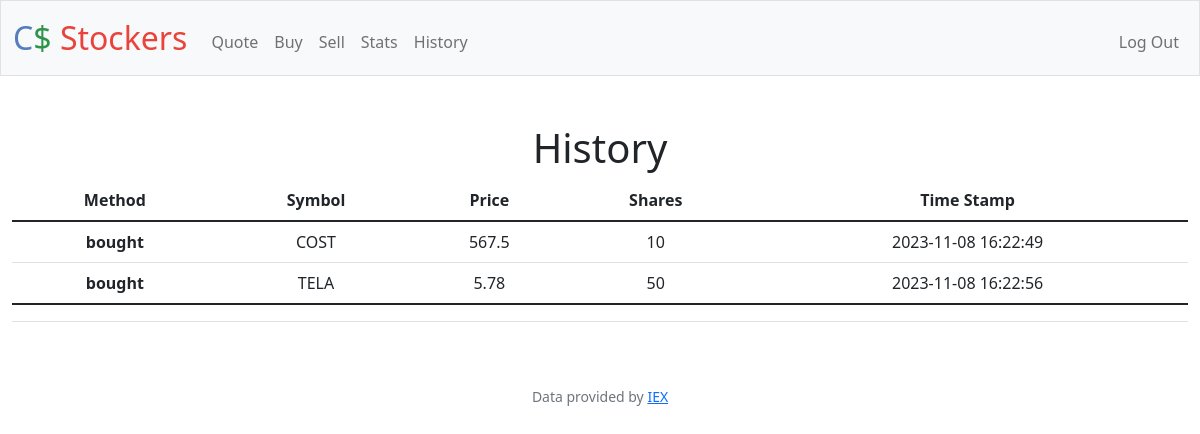
Page /history (signed in) on the earlier database version.
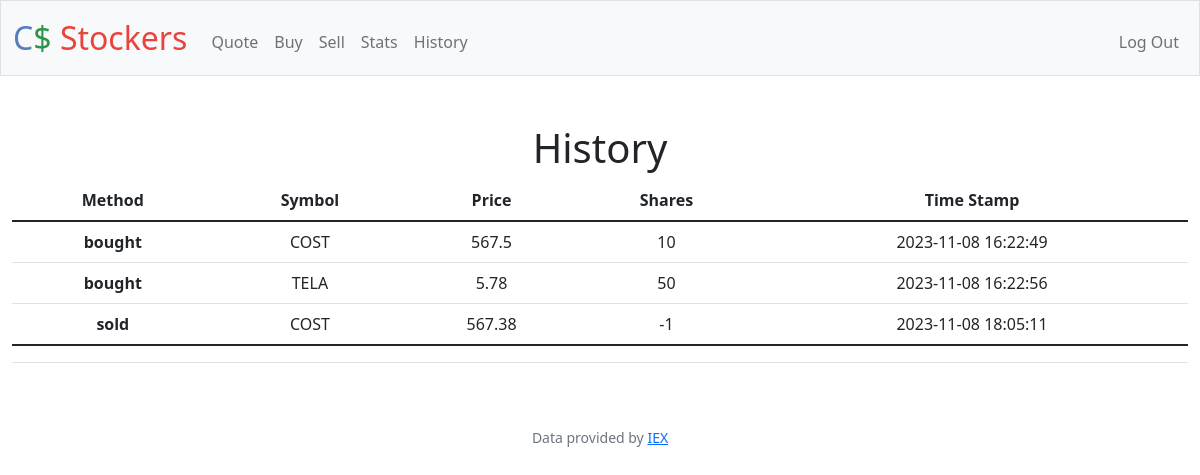
Same page on the later database version.
### tables this page shows
CREATE TABLE "transactions" (
	"id"	INTEGER NOT NULL,
	"user_id"	NUMERIC,
	"symbol"	TEXT,
	"shares"	INTEGER,
	"price"	REAL,
	"date"	DATETIME,
	"sum"	INTEGER,
	PRIMARY KEY("id" AUTOINCREMENT)
);

### app.py (the view)
@app.route("/history")
@login_required
def history():
    user_id = session["user_id"]
    transactions_db = db.execute("SELECT * FROM transactions WHERE user_id = ?", user_id)
    data = []
    for row in transactions_db:
        shares = int(row["shares"])
        if shares < 0:
            method = "sold"
        else:
            method = "bought"
        data.append({"method": method, "symbol": row["symbol"], "price": row["price"],
                    "shares": row["shares"], "time": row["date"]})
    return render_template("history.html", data=data)

### app.py (called while the page is built)
@app.after_request
def after_request(response):
    response.headers["Cache-Control"] = "no-cache, no-store, must-revalidate"
    response.headers["Expires"] = 0
    response.headers["Pragma"] = "no-cache"
    return response

### helpers.py (called while the page is built)
def login_required(f):
    @wraps(f)
    def decorated_function(*args, **kwargs):
        if session.get("user_id") is None:
            return redirect("/login")
        return f(*args, **kwargs)
    return decorated_function

### templates/history.html (shortened to what this page needs)
{% extends "layout.html" %}
{% block main %}
    <h1>History</h1>
    <table class="table">
        <tr>
            <th scope="col">Method</th>
            <th scope="col">Symbol</th>
            <th scope="col">Price</th>
            <th scope="col">Shares</th>
            <th scope="col">Time Stamp</th>
        </tr>
          <tbody>
            {% for data in data%}
            <tr>
                <th scope="row"> {{ data["method"] }} </th>
                <td> {{ data["symbol"] }} </td>
                <td> {{ data["price"] }} </td>
                <td>{{ data["shares"] }}</td>
                <td>{{ data["time"] }}</td>
            </tr>
            {% endfor %}
        </tbody>
        <tfoot>
            <tr>
                <td></td>
                <td></td>
                <td></td>
                <td></td>
                <td>{{ total }}</td>
            </tr>
        </tfoot>
    </table>
{% endblock %}

### templates/layout.html (shortened to what this page needs)
<!DOCTYPE html>
<html lang="en">
    <head>
        <link href="https://cdn.jsdelivr.net/npm/bootstrap@5.1.3/dist/css/bootstrap.min.css" rel="stylesheet">
        <link href="/static/styles.css" rel="stylesheet">
    </head>
    <body>
        <nav class="bg-light border navbar navbar-expand-md navbar-light">
            <div class="container-fluid">
                <a class="navbar-brand" href="/"><span class="blue">C</span><span class="green">$</span> <span class="red">Stockers</span></a>
                <div class="collapse navbar-collapse" id="navbar">
                    {% if session["user_id"] %}
                        <ul class="navbar-nav me-auto mt-2">
                            <li class="nav-item"><a class="nav-link" href="/quote">Quote</a></li>
                            <li class="nav-item"><a class="nav-link" href="/buy">Buy</a></li>
                            <li class="nav-item"><a class="nav-link" href="/sell">Sell</a></li>
                            <li class="nav-item"><a class="nav-link" href="/stats">Stats</a></li>
                            <li class="nav-item"><a class="nav-link" href="/history">History</a></li>
                        </ul>
                        <ul class="navbar-nav ms-auto mt-2">
                            <li class="nav-item"><a class="nav-link" href="/logout">Log Out</a></li>
                        </ul>
                    {% else %}
                        <ul class="navbar-nav ms-auto mt-2">
                            <li class="nav-item"><a class="nav-link" href="/register">Register</a></li>
                            <li class="nav-item"><a class="nav-link" href="/login">Log In</a></li>
                        </ul>
                    {% endif %}
                </div>
            </div>
        </nav>
        <main class="container-fluid py-5 text-center">
            {% block main %}{% endblock %}
        </main>
        <footer class="mb-5 small text-center text-muted">
            Data provided by <a href="https://iexcloud.io/">IEX</a>
        </footer>
    </body>
</html>

### static/styles.css (style rules this page uses)
nav .navbar-brand { font-size: xx-large; }
nav .navbar-brand .blue { color: #537fbe; }
nav .navbar-brand .red { color: #ea433b; }
nav .navbar-brand .green { color: #2e944b; }

Differences in the rows shown:
now on this page (row edited): transactions: method "sold", symbol "COST", price "567.38", shares "-1", time "2023-11-08 18:05:11"
